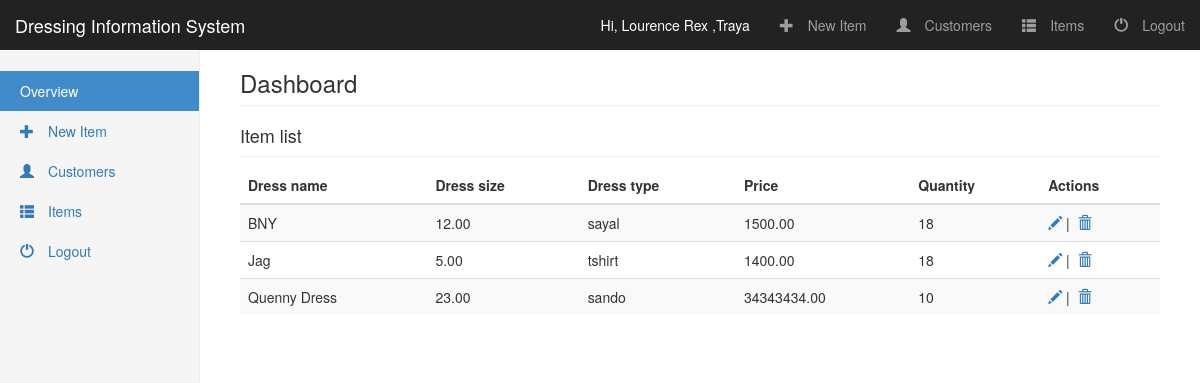
The page /admin/dashboard.php?page=itemlist (signed in) on the database its author committed.
### tables this page shows
CREATE TABLE IF NOT EXISTS `user` (
  `userid` int(11) NOT NULL,
  `username` varchar(20) NOT NULL,
  `password` varchar(20) NOT NULL,
  `firstname` varchar(20) NOT NULL,
  `lastname` varchar(20) NOT NULL,
  `roles` int(11) NOT NULL,
  `active` int(11) NOT NULL
);

CREATE TABLE IF NOT EXISTS `dressrecord` (
  `dressid` int(11) NOT NULL,
  `dressname` varchar(50) NOT NULL,
  `dresssize` decimal(9,2) NOT NULL,
  `dresstype` varchar(20) NOT NULL,
  `status` int(11) NOT NULL,
  `price` decimal(10,0) NOT NULL,
  `qty` int(11) NOT NULL,
  `imgname` varchar(30) NOT NULL
);

### database.php (called while the page is built, shortened)
<?php
class DatabaseAction {
    private $db;
    public function __construct() {
        try {
            $this->db = new PDO("mysql:localhost;dbname=php1final","root","");
            $this->db->setAttribute(PDO::ATTR_ERRMODE, PDO::ERRMODE_EXCEPTION);
        }catch(PDOException $ex){
            echo $ex;
        }
    }
    public function getName($id) {
       $st = $this->db->prepare("select firstname, lastname from user where userid = :id");
       $st->bindParam(":id",$id);
       $st->execute();
        $row = $st->fetch();
        if (isset($row)) {
            return $row;
        }
        return null;
    }
    public function viewList() {
        $st = $this->db->prepare("select * from dressrecord where status = 1");
        $st->execute();
        $row = $st->fetchAll(PDO::FETCH_ASSOC);
        if (is_array($row)) {
            return $row;
        }
        return null;
    }
}
    $obj = new DatabaseAction();
  ?>

### admin/itemlist.php (the view, shortened to what this page needs)
<div class="table-responsive">
	<table class="table table-striped">
       <thead>
          <tr>
            <th>Dress name</th>
            <th>Dress size</th>
            <th>Dress type</th>
            <th>Price</th>
            <th>Quantity</th>
            <th>Actions</th>
           </tr>
        </thead>
       <tbody>
         <?php
          $items = $obj->viewList();
          foreach ($items as $list)
          {
            echo "<tr>";
          ?>
            <td><?= $list['dressname'] ?></td>
            <td><?= $list['dresssize'] ?></td>
            <td><?= $list['dresstype'] ?></td>
            <td><?= sprintf("%.2f",$list['price']) ?></td>
            <td><?= $list['qty'] ?></td>
            <td>
              <a href="<?= $_SERVER['PHP_SELF']."?page=edit&editid=".$list['dressid']?>" class="glyphicon glyphicon-pencil" aria-hidden="true"></a>&nbsp;|&nbsp;
              <a href="<?= $_SERVER['PHP_SELF']."?page=itemlist&remove=true&removeid=".$list['dressid']?>" class="glyphicon glyphicon-trash" aria-hidden="true"></a>
            </td>
          <?php
          echo "</tr>";
          }
         ?>
	   </tbody>
	 </table>
</div>

### admin/dashboard.php (shortened to what this page needs)
<?php include_once '../database.php';
?>
<!DOCTYPE html>
<html lang="en">
	<head><title>Dashboard</title>
           <link rel="stylesheet" type="text/css" href="../css/bootstrap/css/bootstrap.min.css" />
	     <link rel="stylesheet" type="text/css" href="css/dashboard.css" />
	</head>
<body>
   <nav class="navbar navbar-inverse navbar-fixed-top">
      <div class="container-fluid">
        <div class="navbar-header">
            <a class="navbar-brand" href="#">Dressing Information System</a>
        </div>
        <div class="collapse navbar-collapse" id="dash">
           <ul class="nav navbar-nav navbar-right">
               <li><a href="#">
                   <?php
                        if (isset($_SESSION['USERID'])) {
                            $name = $obj->getName($_SESSION['USERID']);
                            echo '<span style="color:#fff;">Hi, <span>'.$name['firstname']." ".$name['lastname'];
                        }
                   ?>
               </a></li>
               <li><a href="<?php echo $_SERVER['PHP_SELF'].'?page=newitem'; ?>"><span class="glyphicon glyphicon-plus" aria-hidden="true">&nbsp;</span>New Item</a></li>
               <li><a href="<?php echo $_SERVER['PHP_SELF'].'?page=customer'; ?>"><span class="glyphicon glyphicon-user" aria-hidden="true">&nbsp;</span>Customers</a></li>
               <li><a href="<?php echo $_SERVER['PHP_SELF'].'?page=itemlist'; ?>"><span class="glyphicon glyphicon-th-list" aria-hidden="true">&nbsp;</span>Items</a></li>
               <li><a href="<?php echo $_SERVER['PHP_SELF'].'?lougout=true';?>"><span class="glyphicon glyphicon-off" aria-hidden="true">&nbsp;</span>Logout</a></li>
           </ul>
        </div>
      </div>
    </nav>
    <div class="container-fluid">
      <div class="row">
        <div class="col-sm-3 col-md-2 sidebar">
          <ul class="nav nav-sidebar">
            <li class="active"><a href="<?=$_SERVER['PHP_SELF'];?>">Overview <span class="sr-only">(current)</span></a></li>
            <li><a href="<?=$_SERVER['PHP_SELF'].'?page=newitem'; ?>"><span class="glyphicon glyphicon-plus" aria-hidden="true">&nbsp;</span>New Item</a></li>
            <li><a href="<?=$_SERVER['PHP_SELF'].'?page=customer'; ?>"><span class="glyphicon glyphicon-user" aria-hidden="true">&nbsp;</span>Customers</a></li>
            <li><a href="<?=$_SERVER['PHP_SELF'].'?page=itemlist'; ?>"><span class="glyphicon glyphicon-th-list" aria-hidden="true">&nbsp;</span>Items</a></li>
            <li><a href="<?=$_SERVER['PHP_SELF'].'?lougout=true';?>"><span class="glyphicon glyphicon-off" aria-hidden="true">&nbsp;</span>Logout</a></li>
          </ul>
        </div>
        <div class="col-sm-9 col-sm-offset-3 col-md-10 col-md-offset-2 main">
          <h3 class="page-header">Dashboard</h3>
          <h4 class="sub-header">
              <?php
              $page = "";
                if(isset($_REQUEST['page'])) {
                    switch($_REQUEST['page']) :
                        case 'itemlist':
                            $page = 'itemlist';
                            echo "Item list";
                            break;
                    endswitch;
                }
              ?>
          </h4>
          <?php
            if ($page != "") {
                switch ($page) :
                   case 'itemlist' :
                    include_once 'itemlist.php';
                    break;
                endswitch;
            }
          ?>
        </div>
      </div>
    </div>
</body>
</html>

### admin/css/dashboard.css (style rules this page uses)
body { padding-top: 50px; }
.sub-header { padding-bottom: 10px; border-bottom: 1px solid #eee; }
.navbar-fixed-top { border: 0; }
table tr { border-top: 0px; }
.sidebar { display: none; }
@media (min-width: 768px) { .sidebar { position: fixed; top: 51px; bottom: 0; left: 0; z-index: 1000; display: block; padding: 20px; overflow-x: hidden; overflow-y: auto; background-color: #f5f5f5; border-right: 1px solid #eee; } }
.nav-sidebar { margin-right: -21px; margin-bottom: 20px; margin-left: -20px; }
.nav-sidebar > li > a { padding-right: 20px; padding-left: 20px; }
.nav-sidebar > .active > a, .nav-sidebar > .active > a:hover, .nav-sidebar > .active > a:focus { color: #fff; background-color: #428bca; }
.main { padding: 20px; }
@media (min-width: 768px) { .main { padding-right: 40px; padding-left: 40px; } }
.main .page-header { margin-top: 0; }

### rows shown on the page
user: firstname "Lourence Rex", lastname ",Traya"
dressrecord: dressname "BNY", dresssize "12.00", dresstype "sayal", price "1500.00", qty "18"
dressrecord: dressname "Jag", dresssize "5.00", dresstype "tshirt", price "1400.00", qty "18"
dressrecord: dressname "Quenny Dress", dresssize "23.00", dresstype "sando", price "34343434.00", qty "10"
